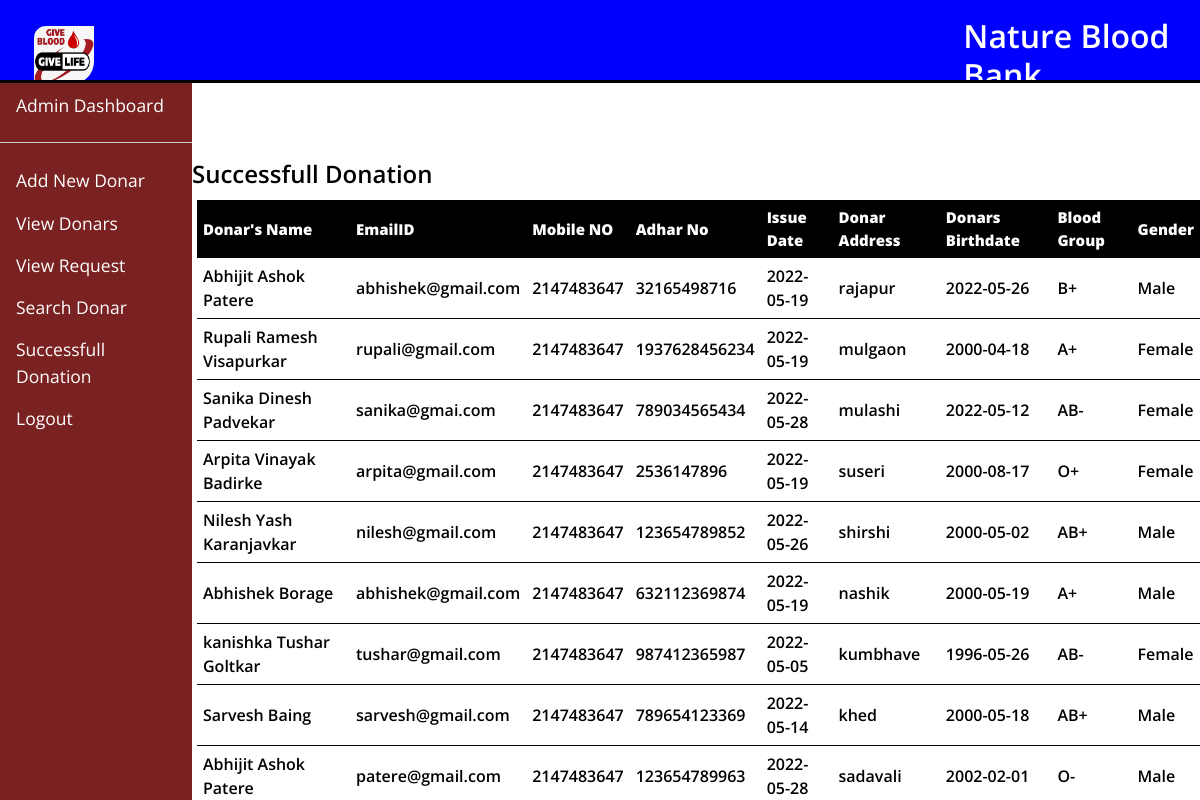
Page /Successful.php on the committed database.
### tables this page shows
CREATE TABLE `success` (
  `full_name` varchar(100) NOT NULL,
  `email` varchar(100) NOT NULL,
  `phone` int(11) NOT NULL,
  `Adhar` bigint(20) NOT NULL,
  `Issue_date` date NOT NULL,
  `D_address` varchar(300) NOT NULL,
  `Birth_date` date NOT NULL,
  `B_group` varchar(10) NOT NULL,
  `gender` varchar(20) NOT NULL
);

### Successful.php (the view, shortened to what this page needs)
<!DOCTYPE html>
<html lang="en">
<head>
    <?php
    include "include/header_link.php";
    ?>
    <link href="css/style.css" rel="stylesheet" />
</head>
<body>
<nav class="navbar navbar-expand-lg navbar-light bg-light">
<a class="navbar-brand" href="index.php">
    <img class="logo" src="img/logo.jpg" />
</a>
<div class="nav justify-content-end">
<li class="nav-item">
    <div class="admin"><h2> Nature Blood Bank </h2> </div>
</li>
</div>
</nav>
<div class="split left">
<a class="nav-link active" aria-current="page" href="Dashboard.php">Admin Dashboard</a>
  <hr>
  <a class="nav-link" href="New_Donar.php">Add New Donar</a>
  <a class="nav-link" href="View_Donar.php">View Donars</a>
  <a class="nav-link" href="View_request.php">View Request</a>
  <a class="nav-link" href="Search_by_Blood_group.php">Search Donar</a>
  <a class="nav-link" href="Successful.php">Successfull Donation</a>
  <a class="nav-link" href="logout.php">Logout</a>
  <a class="nav-link" href="#"></a>
</div>
<div class="split right">
  <?php
  include_once 'include/Database_connect.php';
  $result = mysqli_query($link,"SELECT * FROM success");
  ?>
  <?php
  if (mysqli_num_rows($result) > 0) {
  ?>
  <h3>Successfull Donation</h3>
    <table class="View" id="Custom">
    <tr>
      <td id="heading">Donar's Name</td>
      <td id="heading">EmailID</td>
      <td id="heading">Mobile NO</td>
      <td id="heading">Adhar No</td>
      <td id="heading">Issue Date</td>
      <td id="heading">Donar Address</td>
      <td id="heading">Donars Birthdate</td>
      <td id="heading">Blood Group</td>
      <td id="heading">Gender</td>
    </tr>
  <?php
  while($row = mysqli_fetch_array($result)) {
  ?>
  <tr id="first">
      <td id="newone"><?php echo $row["full_name"]; ?></td>
      <td id="newone"><?php echo $row["email"]; ?></td>
      <td id="newone"><?php echo $row["phone"]; ?></td>
      <td id="newone"><?php echo $row["Adhar"]; ?></td>
      <td id="newone"><?php echo $row["Issue_date"]; ?></td>
      <td id="newone"><?php echo $row["D_address"]; ?></td>
      <td id="newone"><?php echo $row["Birth_date"]; ?></td>
      <td id="newone"><?php echo $row["B_group"]; ?></td>
      <td id="newone"><?php echo $row["gender"]; ?></td>
  </tr>
  <?php
  }
  ?>
  </table>
   <?php
  }
  else{
      echo "No result found";
  }
  ?>
</div>
</body>
</html>

### css/common.css (style rules this page uses)
* { box-sizing: border-box; font-family: 'Open Sans', sans-serif; color: rgb(0, 0, 0); }
.admin { color: white; }
.admin h2 { color: white; margin-left: -40%; }
body { color: #373737; font-size: 16px; position: relative; }
h1, h2, h3, h4, h5, h6 { font-weight: 600; }
h3 { font-size: 24px; margin-bottom: 12px; margin-top: 7.5%; }

### css/style.css (style rules this page uses)
.nav-item { color: black; font-size: 17.5px; }
.navbar-brand img { width: 60px; }
.left { border-top: solid black; width: 15%; }
.right { width: auto; border-top: solid black; padding-top: 5px; }
.split { height: 100%; width: 50%; position: fixed; z-index: 1; top: 80px; overflow-x: hidden; padding-top: 1px; }
.left { left: 0; background-color: rgb(122, 33, 33); width: 16%; }
.right { right: 0; background-color: white; width: 84%; }
.nav-link { display: flex; font-size: 17.5px; font-weight: 400; color: black; }
hr { height: 1px; background-color: #ccc; border: none; }
table,td { margin-left: 20px; }
th, td { padding: 15px; text-align: left; }
.nav-link { display: inline-block; position: relative; color: #ffffff; }
.nav-link:after { content: ''; position: absolute; margin-left: 12px; margin-top: 1px; width: 80%; transform: scaleX(0); height: 1.7px; bottom: 0; left: 0; background-color: yellow; transform-origin: bottom right; transition: transform 0.50s ease-out; }
.View { margin-left: 5px; }
#heading { padding: 6px; color: rgb(255, 255, 255); background-color: black; font-size: 15px; font-weight: 900; border-bottom: 1px solid black; }
#newone { border-bottom: 1px solid black; font-size: 16px; padding: 6px; font-weight: 600; }

### Successful.php (style rules this page uses)
.logo { vertical-align: middle; border-style: none; border-bottom-right-radius: 40%; border-top-left-radius: 20%; margin-left: 30%; }

### rows in the picture
success: full_name "Abhijit Ashok Patere", email "abhishek@gmail.com", phone "2147483647", Adhar "32165498716", Issue_date "2022-05-19", D_address "rajapur", Birth_date "2022-05-26", B_group "B+", gender "Male"
success: full_name "Rupali Ramesh Visapurkar", email "rupali@gmail.com", phone "2147483647", Adhar "1937628456234", Issue_date "2022-05-19", D_address "mulgaon", Birth_date "2000-04-18", B_group "A+", gender "Female"
success: full_name "Sanika Dinesh Padvekar", email "sanika@gmai.com", phone "2147483647", Adhar "789034565434", Issue_date "2022-05-28", D_address "mulashi", Birth_date "2022-05-12", B_group "AB-", gender "Female"
success: full_name "Arpita Vinayak Badirke", email "arpita@gmail.com", phone "2147483647", Adhar "2536147896", Issue_date "2022-05-19", D_address "suseri", Birth_date "2000-08-17", B_group "O+", gender "Female"
success: full_name "Nilesh Yash Karanjavkar", email "nilesh@gmail.com", phone "2147483647", Adhar "123654789852", Issue_date "2022-05-26", D_address "shirshi", Birth_date "2000-05-02", B_group "AB+", gender "Male"
success: full_name "Abhishek Borage", email "abhishek@gmail.com", phone "2147483647", Adhar "632112369874", Issue_date "2022-05-19", D_address "nashik", Birth_date "2000-05-19", B_group "A+", gender "Male"
success: full_name "kanishka Tushar Goltkar", email "tushar@gmail.com", phone "2147483647", Adhar "987412365987", Issue_date "2022-05-05", D_address "kumbhave", Birth_date "1996-05-26", B_group "AB-", gender "Female"
success: full_name "Sarvesh Baing", email "sarvesh@gmail.com", phone "2147483647", Adhar "789654123369", Issue_date "2022-05-14", D_address "khed", Birth_date "2000-05-18", B_group "AB+", gender "Male"
success: full_name "Abhijit Ashok Patere", email "patere@gmail.com", phone "2147483647", Adhar "123654789963", Issue_date "2022-05-28", D_address "sadavali", Birth_date "2002-02-01", B_group "O-", gender "Male"
